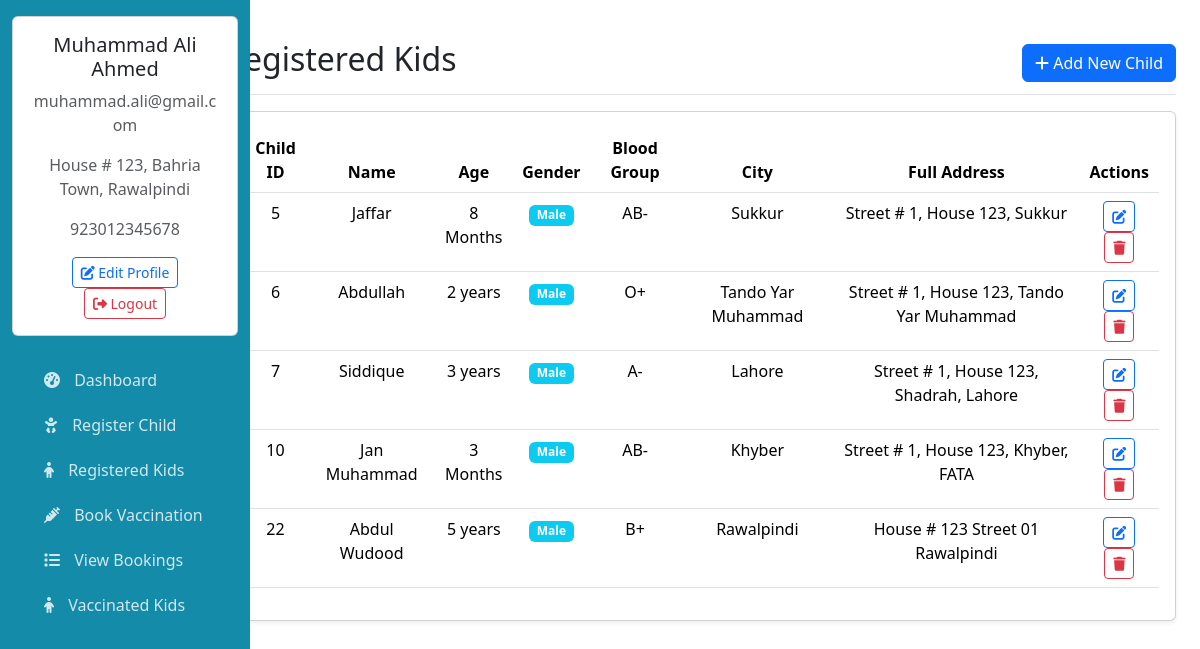
Screenshot of /registered_kids.php (signed in) with the database file from the repository.
### tables this page shows
CREATE TABLE IF NOT EXISTS `users` (
  `id` int NOT NULL AUTO_INCREMENT,
  `firstname` varchar(50) NOT NULL,
  `lastname` varchar(50) NOT NULL,
  `email` varchar(100) NOT NULL,
  `phone` varchar(12) NOT NULL,
  `password` varchar(255) NOT NULL,
  `created_at` timestamp NULL DEFAULT CURRENT_TIMESTAMP,
  `address` varchar(255) DEFAULT NULL,
  `confirm_password` varchar(255) DEFAULT NULL,
  PRIMARY KEY (`id`),
  UNIQUE KEY `email` (`email`),
  UNIQUE KEY `phone` (`phone`)
);

CREATE TABLE IF NOT EXISTS `children` (
  `id` int NOT NULL AUTO_INCREMENT,
  `user_id` int NOT NULL,
  `name` varchar(100) NOT NULL,
  `parent_name` varchar(100) NOT NULL,
  `age` varchar(20) NOT NULL,
  `gender` enum('Male','Female','Other') NOT NULL,
  `blood_group` varchar(10) DEFAULT NULL,
  `city` varchar(50) NOT NULL,
  `address` text NOT NULL,
  `created_at` timestamp NULL DEFAULT CURRENT_TIMESTAMP,
  PRIMARY KEY (`id`),
  KEY `user_id` (`user_id`)
);

### registered_kids.php (the view, shortened to what this page needs)
<?php
require_once 'includes/db_connection.php';
$user_id = $_SESSION['user_id'];
$child_sql = "SELECT * FROM children WHERE user_id = '$user_id' ORDER BY created_at ASC";
$child_result = $connection->query($child_sql);
?>
<!DOCTYPE html>
<html lang="en">
<head>
</head>
<body>
    <div class="container-fluid mt-4">
        <div class="row">
            <?php include 'dashboard_sidebar.php'?>
            <main class="col-md-10 ms-sm-auto col-lg-10 px-md-4">
                <div class="d-flex justify-content-between flex-wrap flex-md-nowrap align-items-center pt-3 pb-2 mb-3 border-bottom">
                    <h1 class="h2">Registered Kids</h1>
                    <a href="add_child.php" class="btn btn-primary">
                        <i class="fas fa-plus"></i> Add New Child
                    </a>
                </div>
                <div class="card shadow-sm">
                    <div class="card-body">
                            <div class="table-responsive">
                            <table class="table table-hover text-center">
                                    <thead>
                                        <tr>
                                            <th>Child ID</th>
                                            <th>Name</th>
                                            <th>Age</th>
                                            <th>Gender</th>
                                            <th>Blood Group</th>
                                            <th>City</th>
                                            <th>Full Address</th>
                                            <th>Actions</th>
                                        </tr>
                                    </thead>
                                    <tbody>
                                        <?php while ($child = $child_result->fetch_assoc()): ?>
                                        <tr>
                                            <td><?= htmlspecialchars($child['id']) ?></td>
                                            <td><?= htmlspecialchars($child['name']) ?></td>
                                            <td><?= htmlspecialchars($child['age']) ?></td>
                                            <td>
                                                <span class="badge bg-info gender-badge">
                                                    <?= htmlspecialchars($child['gender']) ?>
                                                </span>
                                            </td>
                                            <td><?= htmlspecialchars($child['blood_group'] ?? 'N/A') ?></td>
                                            <td><?= htmlspecialchars($child['city']) ?></td>
                                            <td><?= htmlspecialchars($child['address']) ?></td>
                                            <td class="action-btns">
                                                <a href="edit_child.php?id=<?= $child['id'] ?>" class="btn btn-sm btn-outline-primary">
                                                    <i class="fas fa-edit"></i>
                                                </a>
                                                <a href="delete_child.php?id=<?= $child['id'] ?>"
                                                   class="btn btn-sm btn-outline-danger"
                                                   onclick="return confirm('Are you sure you want to delete this child record?')">
                                                    <i class="fas fa-trash"></i>
                                                </a>
                                            </td>
                                        </tr>
                                        <?php endwhile; ?>
                                    </tbody>
                                </table>
                            </div>
                    </div>
                </div>
            </main>
        </div>
    </div>
</body>
</html>

### dashboard_sidebar.php (shortened to what this page needs)
<?php
require_once 'includes/db_connection.php';
$user_id = $_SESSION['user_id'];
$user_sql = "SELECT * FROM users WHERE id = '$user_id'";
$user_result = $connection->query($user_sql);
$user = $user_result->fetch_assoc();
?>
<!DOCTYPE html>
<html lang="en">
<head>
    <link rel="stylesheet" href="css/bootstrap.css">
    <link rel="stylesheet" href="css/bootstrap.min.css">
    <link rel="stylesheet" href="icons/bootstrap-icons.css">
    <link rel="stylesheet" href="https://cdnjs.cloudflare.com/ajax/libs/font-awesome/6.4.0/css/all.min.css">
</head>
<body>
    <button class="sidebar-toggle" id="sidebarToggle">
    </button>
    <div class="sidebar" id="sidebar">
        <div class="position-sticky pt-3">
            <div class="card dashboard-card mb-4">
                <div class="card-body text-center">
                    <h5><?= htmlspecialchars($user['firstname']) . ' ' . htmlspecialchars($user['lastname']) ?></h5>
                    <p class="text-muted"><?= htmlspecialchars($user['email']) ?></p>
                    <p class="text-muted"><?= htmlspecialchars($user['address']) ?></p>
                    <p class="text-muted"><?= htmlspecialchars($user['phone']) ?></p>
                    <a href="edit_profile.php" class="btn btn-sm btn-outline-primary">
                        <i class="fas fa-edit"></i> Edit Profile
                    </a>
                    <a href="logout.php" class="btn btn-sm btn-outline-danger">
                        <i class="fas fa-sign-out-alt"></i> Logout
                    </a>
                </div>
            </div>
            <ul class="nav flex-column px-3">
                <li class="nav-item">
                    <a href="dashboard.php" class="nav-link">
                        <i class="fas fa-tachometer-alt"></i> Dashboard
                    </a>
                </li>
                <li class="nav-item">
                    <a href="add_child.php" class="nav-link">
                        <i class="fas fa-baby"></i> Register Child
                    </a>
                </li>
                <li class="nav-item">
                    <a class="nav-link" href="registered_kids.php">
                        <i class="fas fa-child"></i> Registered Kids
                    </a>
                </li>
                <li class="nav-item">
                    <a href="book_vaccine.php" class="nav-link">
                        <i class="fas fa-syringe"></i> Book Vaccination
                    </a>
                </li>
                <li class="nav-item">
                    <a href="view_bookings.php" class="nav-link">
                        <i class="fas fa-list"></i> View Bookings
                    </a>
                </li>
                <li class="nav-item">
                    <a class="nav-link" href="vaccinated_childs.php">
                    <i class="fas fa-child"></i> Vaccinated Kids
                    </a>
                </li>
            </ul>
        </div>
    </div>
</body>
</html>

### registered_kids.php (style rules this page uses)
.action-btns .btn { padding: 0.25rem 0.5rem; font-size: 0.875rem; }
.gender-badge { font-size: 0.75rem; }

### dashboard_sidebar.php (style rules this page uses)
:root { --primary-color: #148ba9; --secondary-color: #f8f9fa; }
.sidebar { background: var(--primary-color); min-height: 100vh; height: 100%; left: 0; top: 0; color: white; position: fixed; width: 250px; transition: all 0.3s; z-index: 1000; overflow-y: auto; }
.sidebar .nav-link { color: rgba(255, 255, 255, 0.8); border-radius: 5px; margin-bottom: 5px; }
.sidebar .nav-link i { margin-right: 10px; }
.sidebar-toggle { position: fixed; top: 15px; left: 15px; z-index: 1000; background: transparent; border: none; font-size: 1.5rem; cursor: pointer; padding: 5px 10px; width: auto; }

### rows the page displays
users: firstname "Muhammad", lastname "Ali Ahmed", email "muhammad.ali@gmail.com", address "House # 123, Bahria Town, Rawalpindi", phone "923012345678"
children: id "5", name "Jaffar", age "8 Months", gender "Male", blood_group "AB-", city "Sukkur", address "Street # 1, House 123, Sukkur"
children: id "6", name "Abdullah", age "2 years", gender "Male", blood_group "O+", city "Tando Yar Muhammad", address "Street # 1, House 123, Tando Yar Muhammad"
children: id "7", name "Siddique", age "3 years", gender "Male", blood_group "A-", city "Lahore", address "Street # 1, House 123, Shadrah, Lahore"
children: id "10", name "Jan Muhammad", age "3 Months", gender "Male", blood_group "AB-", city "Khyber", address "Street # 1, House 123, Khyber, FATA"
children: id "22", name "Abdul Wudood", age "5 years", gender "Male", blood_group "B+", city "Rawalpindi", address "House # 123 Street 01 Rawalpindi"
